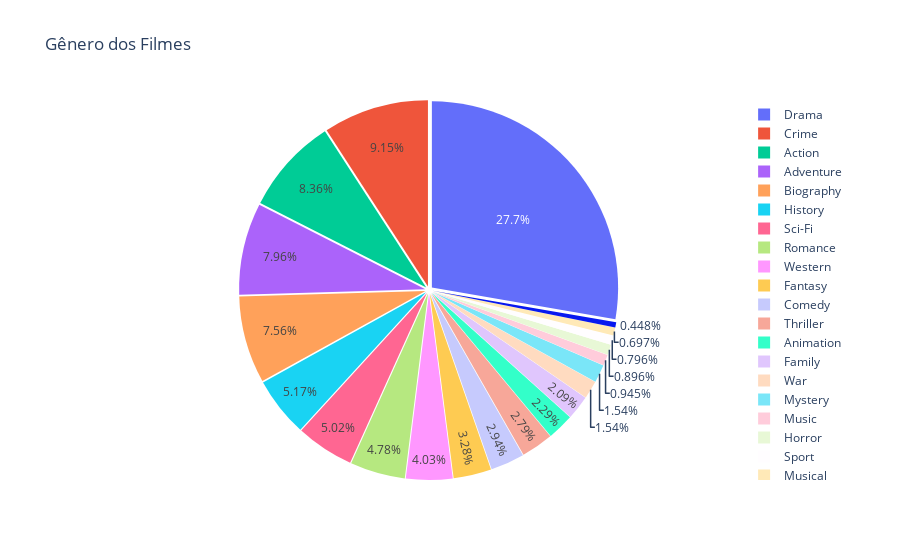

Write notebook code for a chart like this one.
### Markdown cell above
**Gênero dos Filmes**: Para analisar quais gêneros são predominantes no Top 1000 filmes do IMDB, utilizaremos um **Gráfico de Pizza**, pois se trata de uma variável categórica nominal.

Com base no gráfico, é visível que o gênero Drama se destaca, caracterizando quase 30% dos filmes. Junto do Drama, os gêneros Crime, Ação e Aventura correspondem à metade dos filmes, enquanto os outros 50% estão distribuídos entre 17 categorias menos relevantes.

### Code cell
# Distribuição dos Gênero dos Filmes no Top 1000
df_aux = df.copy()
df_aux["Genre"] = df_aux["Genre"].str.split(", ")
df_aux = df_aux.explode("Genre")

pie_genre = px.pie(
    values=df_aux["Genre"].value_counts(),
    names=df_aux["Genre"].unique(),
    title="Gênero dos Filmes",
).update_traces(pull=0.02)
pie_genre.show()

### Figure 1 — Plotly figure (JSON) as saved in the notebook; plotly's stock layout.template omitted (floating-point values rounded to 4 significant figures)
{"data": [{"domain": {"x": [0, 1], "y": [0, 1]}, "hovertemplate": "label=%{label}<br>value=%{value}<extra></extra>", "labels": ["Drama", "Crime", "Action", "Adventure", "Biography", "History", "Sci-Fi", "Romance", "Western", "Fantasy", "Comedy", "Thriller", "Animation", "Family", "War", "Mystery", "Music", "Horror", "Sport", "Musical", "Film-Noir"], "legendgroup": "", "name": "", "pull": 0.02, "showlegend": true, "type": "pie", "values": [557, 184, 168, 160, 152, 104, 101, 96, 81, 66, 59, 56, 46, 42, 31, 31, 19, 18, 16, 14, 9]}], "layout": {"legend": {"tracegroupgap": 0}, "title": {"text": "Gênero dos Filmes"}}}
